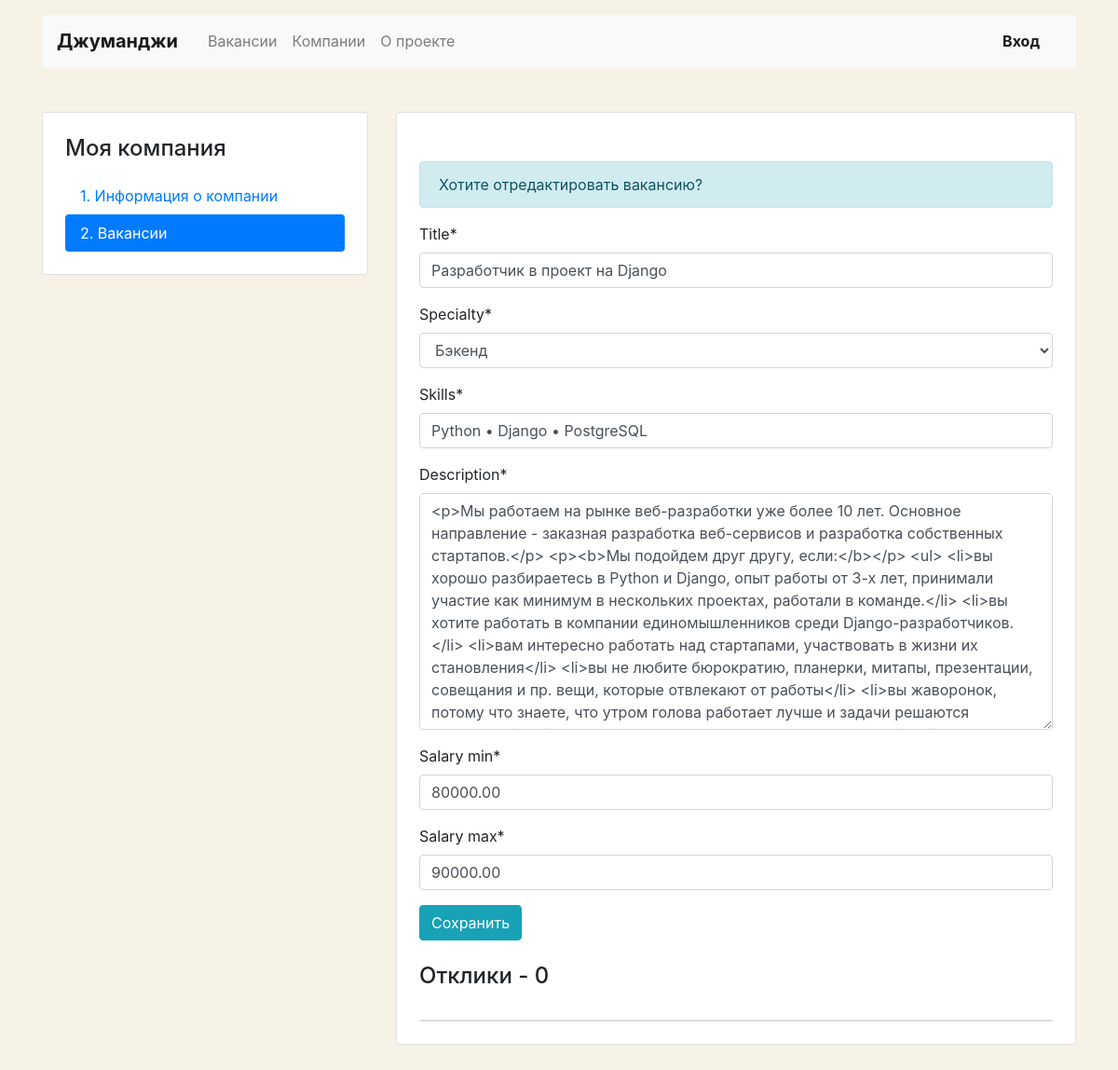
Page /mycompany/vacancies/2 on the earlier database version.
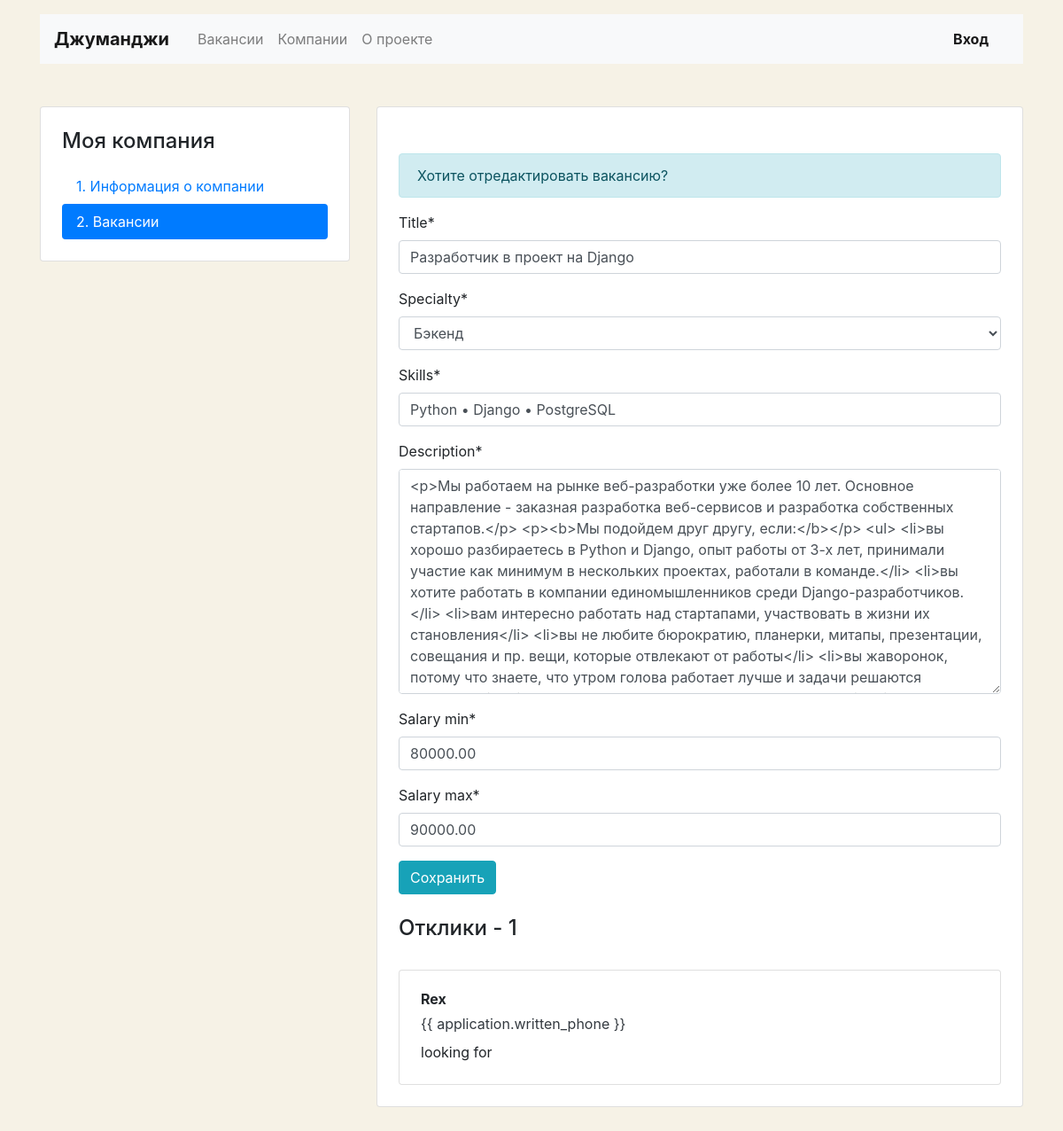
Same page on the later database version.
### vacancies/models.py (models this page shows)
class Application(models.Model):
    written_username = models.CharField(max_length=30)
    written_phone = PhoneField(blank=True, help_text='Contact phone number')
    written_cover_letter = models.TextField()
    vacancy = models.ForeignKey(Vacancy, related_name="applications", on_delete=models.CASCADE)
    user = models.ForeignKey(User, related_name="applications", on_delete=models.CASCADE)

### vacancies/views.py (the view, shortened to what this page needs)
# urls.py: path('mycompany/vacancies/<int:id>', views.MyVacancyEditView.as_view(), name='mycompany_vacancy'),
class MyVacancyEditView(View):
    def get(self, request, id, *args, **kwargs):
        vacancy = Vacancy.objects.filter(id=id).first()
        if not vacancy:
            raise Http404
        applications = vacancy.applications.all()
        return render(
            request,
            'company/vacancy-edit.html',
            context={
                'vacancy_form': VacancyForm(instance=vacancy),
                'title': 'Хотите отредактировать вакансию?',
                'applications': applications,
                'number_applications': len(applications),
            }
        )

### vacancies/forms.py
class VacancyForm(forms.ModelForm):
    class Meta:
        model = Vacancy
        exclude = ('company', 'published_at')

### vacancies/models.py (called while the page is built)
    def __str__(self):
        return self.title

### vacancies/templates/company/vacancy-edit.html (shortened to what this page needs)
{% extends 'base.html' %}
{% load crispy_forms_tags %}
{% block content %}
<main class="container mt-3 pb-5">
    <div class="row mt-5">
        <div class="col-12 col-lg-4">
            <aside class="pt-3 pb-4 px-4 mb-5 card">
                <h1 class="h4 pt-2 pb-2">Моя компания</h1>
                <div class="nav flex-column nav-pills">
                    <a class="nav-link" href="{% url 'mycompany' %}">1. Информация о&nbsp;компании</a>
                    <a class="nav-link active" href="{% url 'mycompany_vacancies' %}">2. Вакансии</a>
                </div>
            </aside>
        </div>
        <div class="col-12 col-lg-8">
            <div class="card">
                <div class="card-body px-4 pb-4 tab-content">
                    <section>
                        <h2 class="h4 pt-2 pb-3">{{ vacancy.title }}</h2>
                        {% if vacancy.is_updated %}
                        <p class="alert alert-info" role="alert">Информация о вакансии обновлена</p>
                        {% else %}
                        <p class="alert alert-info" role="alert">{{ title }}</p>
                        {% endif %}
                        {% load crispy_forms_tags %}
                        <form method="post" enctype="multipart/form-data">
                            {{ vacancy_form|crispy }}
                            <div class="form-group">
                                <input type="submit" class="btn btn-info" value="Сохранить">
                            </div>
                        </form>
                        <h2 class="h4 pt-2 pb-3">Отклики - {{ number_applications }}</h2>
                        <div class="card mt-3">
                            {% for application in applications %}
                            <div class="card-body px-4">
                                <p class="mb-1 font-weight-bold">{{ application.written_username }}</p>
                                <p class="mb-2">
                                    <a href="tel:{{ application.written_phone }}" class="text-dark">{{
                                        application.written_phone }}</a>
                                </p>
                                <p class="mb-1">{{ application.written_cover_letter }}</p>
                            </div>
                            {% endfor %}
                        </div>
                    </section>
                </div>
            </div>
        </div>
    </div>
</main>
{% endblock %}

Differences in the rows shown:
added Application: written_username "Rex", written_cover_letter "looking for"
Other differences:
{{ number_applications }}: "0" → "1"
